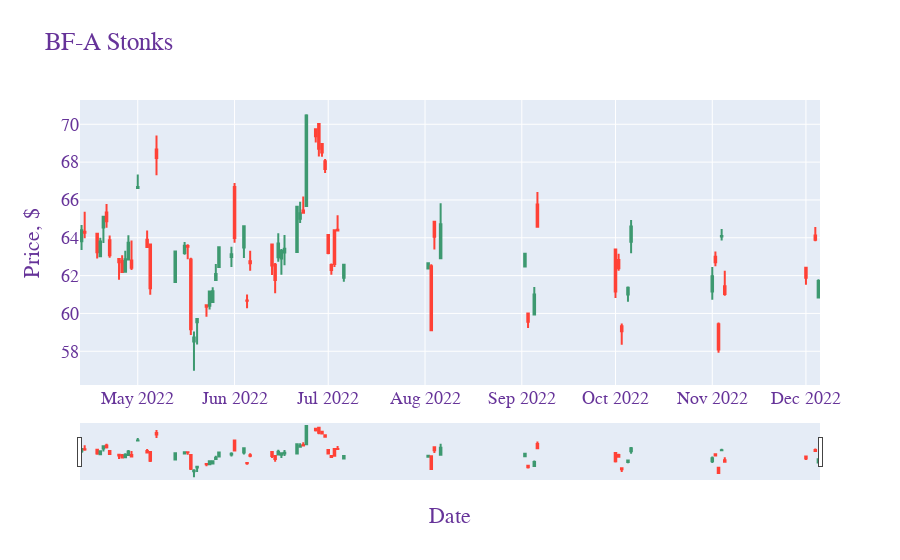

Notebook code cell kept with this figure:
### Code cell
fig = go.Figure(data=[go.Candlestick(x=df['Date'],
                open=df['Open'],
                high=df['High'],
                low=df['Low'],
                close=df['Close'])])

fig.update_layout(
    title=f"{TICKER} Stonks",
    xaxis_title="Date",
    yaxis_title="Price, $",
    font=dict(
        family="Courier New, monospace",
        size=18,
        color="RebeccaPurple"
    )
)

fig.show()
